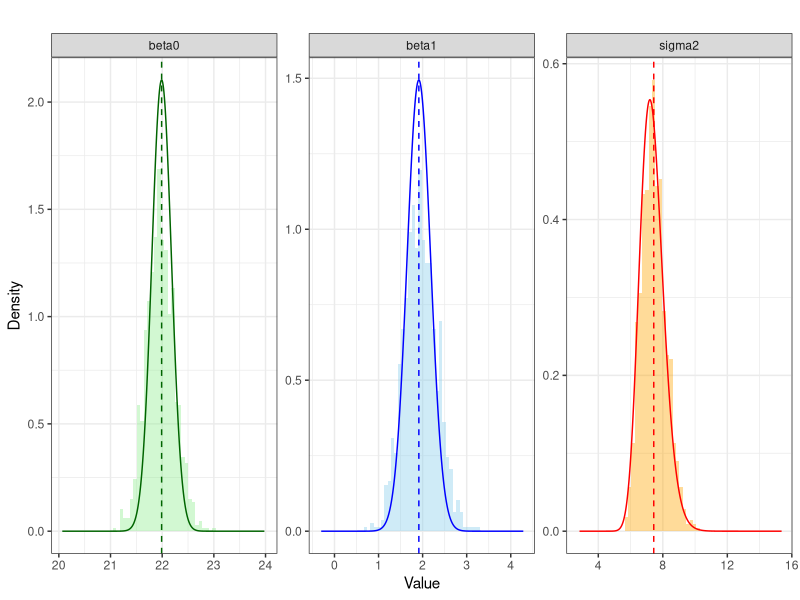

This chart was generated by the following R code:
rm(list=ls())

# --- Libraries ---
library(sn)
library(MASS)
library(ggplot2)
library(dplyr)

# --- Prepare data ---
data(ais)
ais$sex_num <- ifelse(ais$sex == "male", 1, 0)

y <- as.matrix(ais$BMI)
N <- nrow(y)
X <- as.matrix(cbind(1, ais$sex_num))
d <- ncol(X)

# --- Prior parameters ---
tau2 <- 100
a0 <- 0.01
b0 <- 0.01

# --- Initialize VB parameters ---
mu <- matrix(0, nrow=d, ncol=1)
Lambda <- diag(1/tau2, d)
a_tilde <- a0 + N/2
b_tilde <- b0 + 0.5 * sum((y - X %*% mu)^2)

# --- CAVI updates ---
max_iter <- 1000
tol <- 0.01

for(iter in 1:max_iter){
  scal <- as.numeric(a_tilde / b_tilde)
  Lambda_new <- scal * t(X) %*% X + diag(1/tau2, d)
  mu_new <- solve(Lambda_new) %*% (scal * t(X) %*% y)
  
  quad <- t(y - X %*% mu_new) %*% (y - X %*% mu_new)
  trace_term <- sum(diag(X %*% solve(Lambda_new) %*% t(X)))
  b_tilde_new <- b0 + 0.5 * (as.numeric(quad) + trace_term)
  
  if(max(abs(mu - mu_new)) < tol && max(abs(diag(Lambda - Lambda_new))) < tol && abs(b_tilde - b_tilde_new) < tol){
    mu <- mu_new
    Lambda <- Lambda_new
    b_tilde <- b_tilde_new
    break
  }
  
  mu <- mu_new
  Lambda <- Lambda_new
  b_tilde <- b_tilde_new
}

# --- Posterior covariance of beta ---
Sigma_beta <- solve(Lambda)

# --- Posterior samples ---
nsamp <- 1000
beta_samples <- mvrnorm(nsamp, mu = as.vector(mu), Sigma = Sigma_beta)
sigma2_samples <- 1 / rgamma(nsamp, shape = a_tilde, rate = b_tilde)

# --- Exact posterior for overlay ---
y_bar <- mean(y)
XtX <- t(X) %*% X
beta_hat <- solve(XtX) %*% t(X) %*% y

a_n <- a0 + N/2
b_n <- b0 + 0.5 * sum((y - X %*% beta_hat)^2) + (t(beta_hat) %*% beta_hat) / (2*tau2)

theta_seq <- seq(min(beta_samples[,1])-1, max(beta_samples[,1])+1, length.out=500)
theta2_seq <- seq(min(beta_samples[,2])-1, max(beta_samples[,2])+1, length.out=500)
sigma2_seq <- seq(min(sigma2_samples)*0.5, max(sigma2_samples)*1.5, length.out=500)

# Corrected inverse-gamma density function
dinvgamma <- function(x, shape, rate){
  x <- as.vector(x)
  (rate^shape / gamma(shape)) * x^(-shape-1) * exp(-rate/x)
}

# Prepare exact density dataframes
df_exact <- rbind(
  data.frame(value=theta_seq, density=dnorm(theta_seq, mean=beta_hat[1], sd=sqrt(b_n/(a_n*XtX[1,1]))),
             parameter="beta0", type="Exact"),
  data.frame(value=theta2_seq, density=dnorm(theta2_seq, mean=beta_hat[2], sd=sqrt(b_n/(a_n*XtX[2,2]))),
             parameter="beta1", type="Exact"),
  data.frame(value=sigma2_seq, density=dinvgamma(sigma2_seq, a_n, b_n),
             parameter="sigma2", type="Exact")
)

# Prepare VB shaded dataframes
df_vb <- rbind(
  data.frame(value=beta_samples[,1], parameter="beta0", type="VB"),
  data.frame(value=beta_samples[,2], parameter="beta1", type="VB"),
  data.frame(value=sigma2_samples, parameter="sigma2", type="VB")
)

# --- Plot ---
# Optional: add dashed lines for estimated beta0, beta1, sigma2
true_vals <- data.frame(
  parameter=c("beta0", "beta1", "sigma2"),
  true=c(beta_hat[1], beta_hat[2], mean(sigma2_samples))  # or true values if known
)

ggplot() +
  geom_histogram(data=subset(df_vb, type=="VB"), aes(x=value, fill=parameter, y=..density..),
                 bins=60, alpha=0.4, position="identity") +
  geom_line(data=df_exact, aes(x=value, y=density, color=parameter), size=0.5) +
  geom_vline(data=true_vals, aes(xintercept=true, color=parameter), linetype="dashed", size=0.5) +
  facet_wrap(~parameter, scales="free") +
  scale_fill_manual(values=c("beta0"="lightgreen","beta1"="skyblue","sigma2"="orange")) +
  scale_color_manual(values=c("beta0"="darkgreen","beta1"="blue","sigma2"="red")) +
  labs(title="",
       x="Value", y="Density") +
  theme_bw() +
  theme(legend.position="none")
